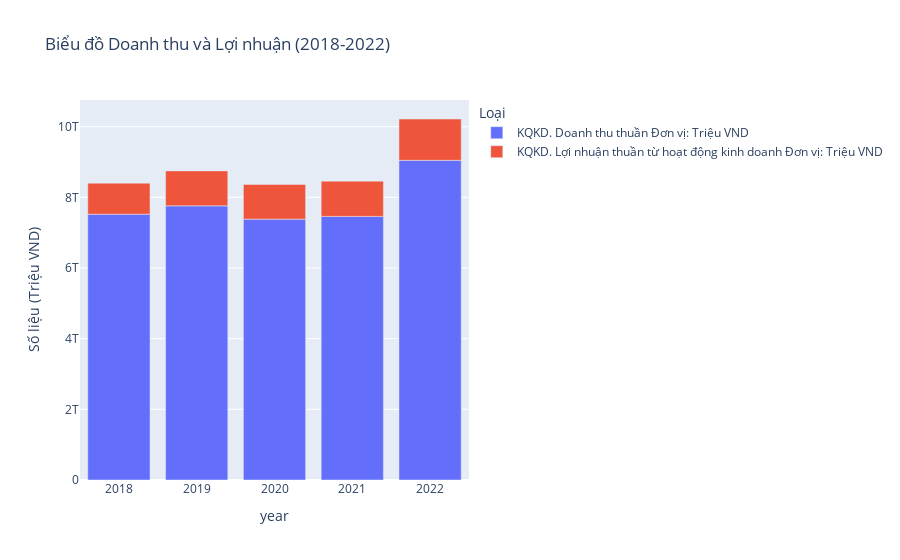

The cell this chart's notebook holds for it:
### Code cell
import plotly.express as px

df1['year'] = pd.to_datetime(df1['year'], format='%Y')  # Chuyển đổi sang kiểu dữ liệu datetime
df1['year'] = df1['year'].dt.year

# Sử dụng Plotly Express để vẽ biểu đồ cột tương tác
fig = px.bar(df1, x='year', y=['KQKD. Doanh thu thuần Đơn vị: Triệu VND', 'KQKD. Lợi nhuận thuần từ hoạt động kinh doanh Đơn vị: Triệu VND'],
             labels={'value': 'Số liệu (Triệu VND)', 'variable': 'Loại'}, title='Biểu đồ Doanh thu và Lợi nhuận (2018-2022)')

# Tùy chỉnh hiển thị đơn vị khi di chuyển chuột qua
fig.update_layout(hovermode='x unified', hoverlabel=dict(bgcolor="white", font_size=16, font_family="Arial"))

# Hiển thị biểu đồ
fig.show()

### Figure 1 — Plotly figure (JSON) as saved in the notebook; plotly's stock layout.template omitted (floating-point values rounded to 4 significant figures)
{"data": [{"alignmentgroup": "True", "hovertemplate": "Loại=KQKD. Doanh thu thuần Đơn vị: Triệu VND<br>year=%{x}<br>Số liệu (Triệu VND)=%{y}<extra></extra>", "legendgroup": "KQKD. Doanh thu thuần Đơn vị: Triệu VND", "marker": {"color": "#636efa", "pattern": {"shape": ""}}, "name": "KQKD. Doanh thu thuần Đơn vị: Triệu VND", "offsetgroup": "KQKD. Doanh thu thuần Đơn vị: Triệu VND", "orientation": "v", "showlegend": true, "textposition": "auto", "x": [2018, 2019, 2020, 2021, 2022], "xaxis": "x", "y": [7523000000000.0, 7758000000000.0, 7383000000000.0, 7460000000000.0, 9047000000000.0], "yaxis": "y", "type": "bar"}, {"alignmentgroup": "True", "hovertemplate": "Loại=KQKD. Lợi nhuận thuần từ hoạt động kinh doanh Đơn vị: Triệu VND<br>year=%{x}<br>Số liệu (Triệu VND)=%{y}<extra></extra>", "legendgroup": "KQKD. Lợi nhuận thuần từ hoạt động kinh doanh Đơn vị: Triệu VND", "marker": {"color": "#EF553B", "pattern": {"shape": ""}}, "name": "KQKD. Lợi nhuận thuần từ hoạt động kinh doanh Đơn vị: Triệu VND", "offsetgroup": "KQKD. Lợi nhuận thuần từ hoạt động kinh doanh Đơn vị: Triệu VND", "orientation": "v", "showlegend": true, "textposition": "auto", "x": [2018, 2019, 2020, 2021, 2022], "xaxis": "x", "y": [877800000000.0, 990000000000.0, 981900000000.0, 998300000000.0, 1169000000000.0], "yaxis": "y", "type": "bar"}], "layout": {"xaxis": {"anchor": "y", "domain": [0.0, 1.0], "title": {"text": "year"}}, "yaxis": {"anchor": "x", "domain": [0.0, 1.0], "title": {"text": "Số liệu (Triệu VND)"}}, "legend": {"title": {"text": "Loại"}, "tracegroupgap": 0}, "title": {"text": "Biểu đồ Doanh thu và Lợi nhuận (2018-2022)"}, "barmode": "relative", "hoverlabel": {"font": {"size": 16, "family": "Arial"}, "bgcolor": "white"}, "hovermode": "x unified"}}
